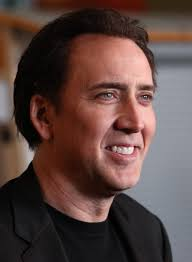
#> input picture Cage.jfif, 192 x 262 px
$ jupyter execute 'ICE Task 1-st10451560.ipynb'
#> lines starting #> are read from the running program, lines starting #| are printed output that depends on the picture
[cell 1]
import numpy as np
import cv2
from matplotlib import pyplot as plt

[cell 2]
# Load the image
image_path = 'Cage.jfif'
image = cv2.imread(image_path)
#> image is the input picture: shape (262, 192, 3); mean B, G, R 65.3, 69.5, 91.1

# Check if the image was successfully loaded
if image is None:
    raise ValueError(f"Image not found at the path: {image_path}")

# Convert the image to grayscale
gray_image = cv2.cvtColor(image, cv2.COLOR_BGR2GRAY)
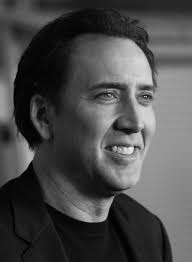
#> gray_image: shape (262, 192); min 0, max 246, mean 75.5

# Create a figure and display the original image
plt.figure("Cage uncaged")
rgb_image = cv2.cvtColor(image, cv2.COLOR_BGR2RGB)  # Convert BGR to RGB for display
plt.imshow(rgb_image)
plt.axis("off")  # Hide axes
plt.show()
